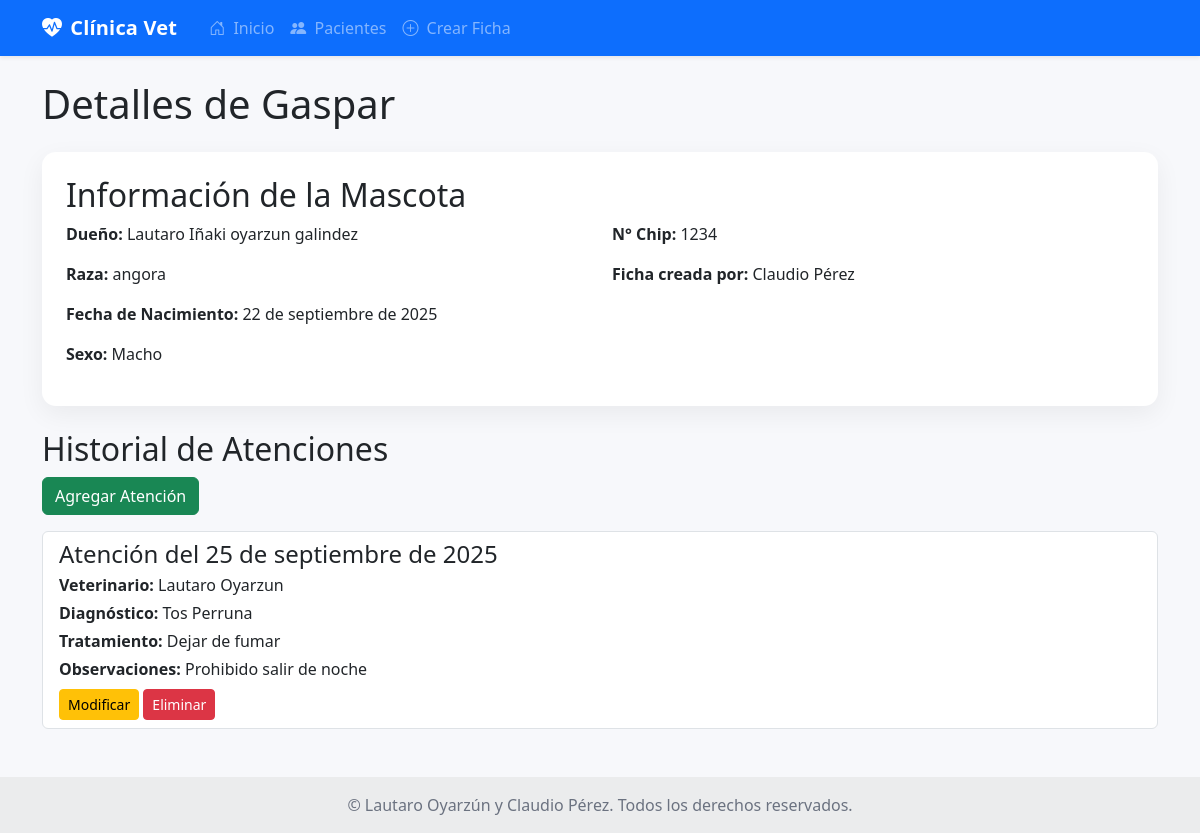
The page /2/ on the database as committed earlier.
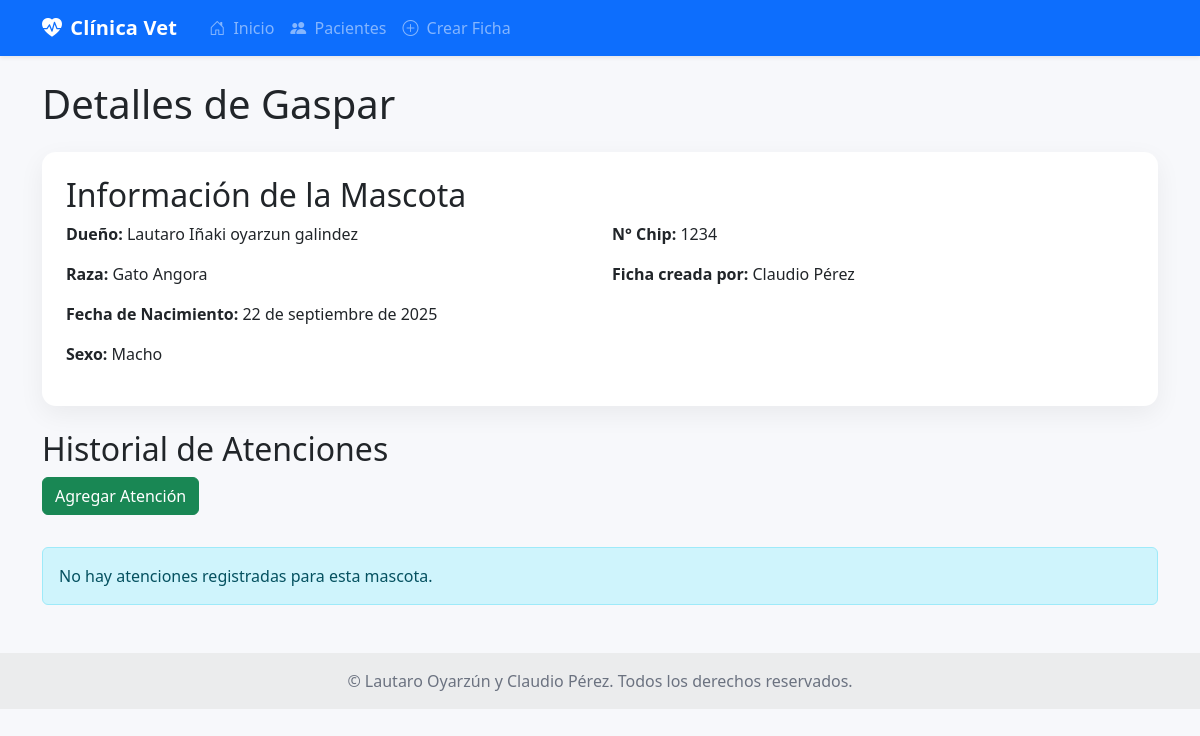
The same page on the database as committed later.
### principal/models.py (models this page shows, shortened)
class FichaMascota(models.Model):
    idficha_mascota = models.AutoField(primary_key=True, db_column='idficha_mascota')
    nombre = models.CharField(max_length=45)
    num_chip = models.CharField(max_length=45, blank=True, null=True)
    sexo = models.CharField(max_length=1, choices=SEXO_CHOICES)
    fecha_nacimiento = models.DateField()
    tipo_animal = models.CharField(max_length=45)
    dueño = models.ForeignKey(Dueno, on_delete=models.CASCADE)
    asistente = models.ForeignKey(Asistente, on_delete=models.SET_NULL, null=True)

class Atencion(models.Model):
    idatencion = models.AutoField(primary_key=True, db_column='idatencion')
    fecha_atencion = models.DateField()
    diagnostico = models.TextField()
    tratamiento = models.TextField()
    observaciones = models.TextField(blank=True, null=True)
    ficha_mascota = models.ForeignKey(FichaMascota, on_delete=models.CASCADE)
    veterinario = models.ForeignKey(Veterinario, on_delete=models.SET_NULL, null=True)

class Veterinario(models.Model):
    idveterinario = models.OneToOneField(Profesional, on_delete=models.CASCADE, primary_key=True)
    tipo_acceso = models.CharField(max_length=45, choices=ROLES, default='asistente')

class Profesional(models.Model):
    idprofesional = models.IntegerField(primary_key=True)
    run = models.CharField(max_length=13, unique=True)
    nombre = models.CharField(max_length=45)
    apellido = models.CharField(max_length=45)
    fono = models.CharField(max_length=45)
    class Meta:
        verbose_name_plural = "Profesionales"
    def __str__(self):
        return f'{self.nombre} {self.apellido}'

class Dueno(models.Model):
    id = models.AutoField(primary_key=True, db_column='iddueño')
    run = models.CharField(max_length=45, unique=True)
    nombres = models.CharField(max_length=45)
    apellidos = models.CharField(max_length=45)
    email = models.EmailField(max_length=45)
    fono_contacto1 = models.CharField(max_length=45)
    fono_contacto2 = models.CharField(max_length=45, blank=True, null=True)

class Asistente(models.Model):
    idasistente = models.OneToOneField(Profesional, on_delete=models.CASCADE, primary_key=True)
    tipo_acceso = models.CharField(max_length=45, choices=ROLES, default='asistente')

### principal/views.py (the view)
# urls.py: path('<int:pk>/', views.detalle_mascota, name='detalle_mascota'),
def detalle_mascota(request, pk):
    mascota = get_object_or_404(FichaMascota, pk=pk)
    atenciones = Atencion.objects.filter(ficha_mascota=mascota).order_by('-fecha_atencion')
    return render(request, 'principal/detalle_mascota.html', {'mascota': mascota, 'atenciones': atenciones})

### principal/templates/principal/detalle_mascota.html (shortened to what this page needs)
{% extends 'principal/base.html' %}
{% block content %}
    <h1 class="mb-4">Detalles de {{ mascota.nombre }}</h1>
    <div class="card p-4">
        <h2 class="card-title">Información de la Mascota</h2>
        <div class="row">
            <div class="col-md-6">
                <p><strong>Dueño:</strong> {{ mascota.dueño.nombres }} {{ mascota.dueño.apellidos }}</p>
                <p><strong>Raza:</strong> {{ mascota.tipo_animal }}</p>
                <p><strong>Fecha de Nacimiento:</strong> {{ mascota.fecha_nacimiento|date:"d \d\e F \d\e Y" }}</p>
                <p><strong>Sexo:</strong> {{ mascota.get_sexo_display }}</p>
            </div>
            <div class="col-md-6">
                <p><strong>N° Chip:</strong> {{ mascota.num_chip|default:"No registrado" }}</p>
                {% if mascota.asistente %}
                    <p><strong>Ficha creada por:</strong> {{ mascota.asistente.idasistente }}</p>
                {% endif %}
            </div>
        </div>
    </div>
    <div class="mt-4">
        <h2>Historial de Atenciones</h2>
        <a href="{% url 'crear_atencion' mascota.pk %}" class="btn btn-success mb-3">Agregar Atención</a>
        {% if atenciones %}
        <ul class="list-group">
            {% for atencion in atenciones %}
            <li class="list-group-item">
                <div class="d-flex w-100 justify-content-between">
                    <h4 class="mb-1">Atención del {{ atencion.fecha_atencion }}</h4>
                </div>
                <p class="mb-1"><strong>Veterinario:</strong> {{ atencion.veterinario.idveterinario }} {{ atencion.veterinario.apellido }}</p>
                <p class="mb-1"><strong>Diagnóstico:</strong> {{ atencion.diagnostico }}</p>
                <p class="mb-1"><strong>Tratamiento:</strong> {{ atencion.tratamiento }}</p>
                <p class="mb-1"><strong>Observaciones:</strong> {{ atencion.observaciones|default:"Sin observaciones" }}</p>
                <div class="mt-2">
                    <a href="{% url 'modificar_atencion' atencion.pk %}" class="btn btn-sm btn-warning">Modificar</a>
                    <a href="{% url 'eliminar_atencion' atencion.pk %}" class="btn btn-sm btn-danger">Eliminar</a>
                </div>
            </li>
            {% endfor %}
        </ul>
        {% else %}
        <div class="alert alert-info mt-3">No hay atenciones registradas para esta mascota.</div>
        {% endif %}
    </div>
{% endblock %}

Rows that differ between the two databases and show on the page:
removed Atencion: fecha_atencion "25 de septiembre de 2025", veterinario.idveterinario "Lautaro Oyarzun", diagnostico "Tos Perruna", tratamiento "Dejar de fumar", observaciones "Prohibido salir de noche"
changed FichaMascota "Gaspar": tipo_animal "angora" → "Gato Angora"
Other text that changed with them:
text now shown: "No hay atenciones registradas para esta mascota."
